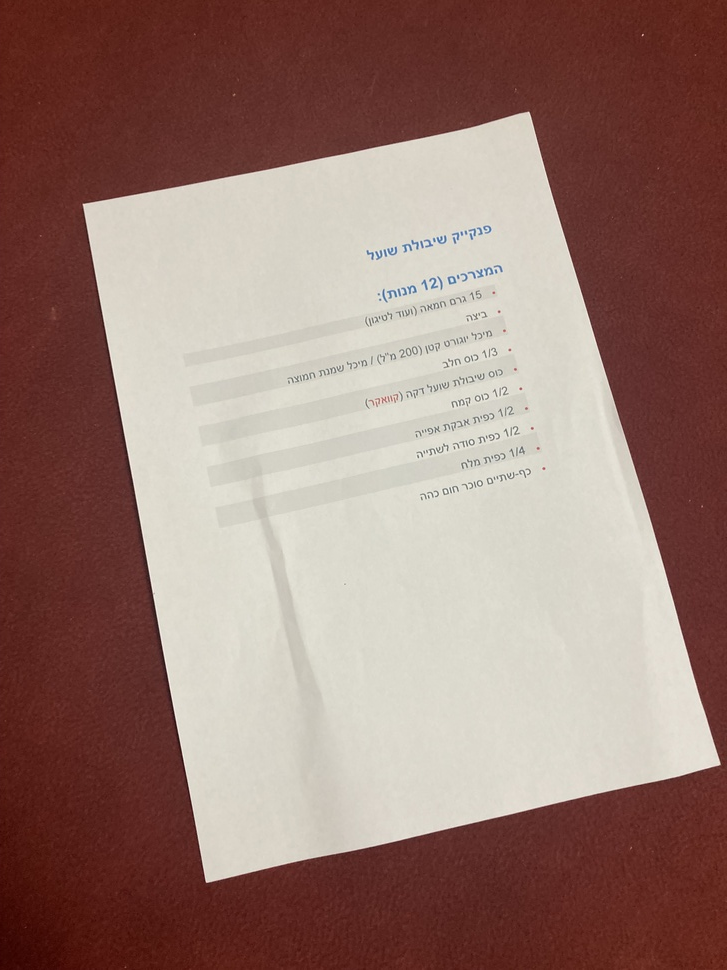
#> input picture scanner/input/IMG-3763.jpg, 727 x 970 px, shrunk from 3024 x 4032 before the run
$ python Scanner.py input/IMG-3763.jpg out.png
#> lines starting #> are read from the running program, lines starting #| are printed output that depends on the picture; after the words box and inside, x2 and y2 are one past the last pixel; in counts of white or black regions, pixels touching at a corner belong together
import cv2
import sys
import numpy as np


def get_the_biggest_contour(img_binary):
    (contours, _) = cv2.findContours(img_binary, cv2.RETR_EXTERNAL, cv2.CHAIN_APPROX_SIMPLE)
    contours_areas = []

    for contour in contours:
        area = cv2.contourArea(contour)
        contours_areas.append(area)

    sorted_contours = sorted(contours, key=cv2.contourArea, reverse=True)

    return sorted_contours[0]


def get_the_parameters_of_bounding_box(img_copy, the_biggest_contour):
    # (3) Find the minimum area bounding box
    box = cv2.minAreaRect(the_biggest_contour)
    # (4) Find the coordinates of the four corners of the bounding box
    box_pts = np.int0(cv2.boxPoints(box))
    # (5) Calculation of height and width of the page
    height = ((((box_pts[0][0] - box_pts[3][0]) ** 2) + ((box_pts[0][1] - box_pts[3][1]) ** 2)) ** 0.5)
    width = ((((box_pts[1][0] - box_pts[0][0]) ** 2) + ((box_pts[1][1] - box_pts[0][1]) ** 2)) ** 0.5)

    if width > height:
        width, height = height, width
        return [box_pts[1], box_pts[2], box_pts[0], box_pts[3]], width, height

    return [box_pts[0], box_pts[1], box_pts[3], box_pts[2]], width, height


def Scanner(path_input_img, path_output_img):
    # Load the image
#> called with path_input_img = 'input/IMG-3763.jpg', path_output_img = 'out.png'
    img = cv2.imread(path_input_img)
#> img is the input picture: shape (970, 727, 3); mean B, G, R 115.3, 123.8, 153.1
    img_gray = cv2.cvtColor(img, cv2.COLOR_BGR2GRAY)
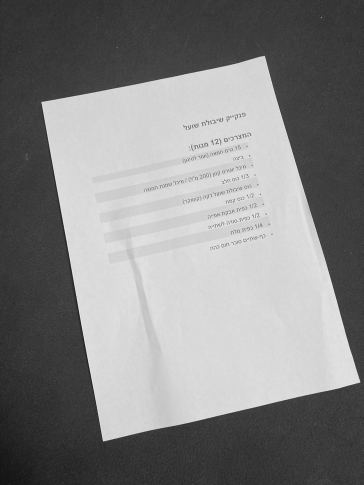
#> img_gray: shape (970, 727) (shown at 1/2 size); min 15, max 254, mean 131.6

    # (1) Binarize the image
    img_blurred = cv2.GaussianBlur(img_gray, (51, 51), 0)
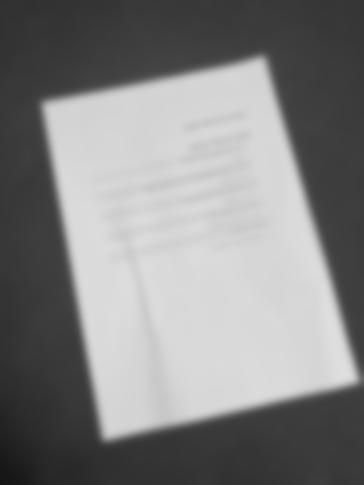
#> img_blurred: shape (970, 727) (shown at 1/2 size); min 22, max 223, mean 131.6
    _, img_binary = cv2.threshold(img_blurred, 150, 255, cv2.THRESH_BINARY | cv2.THRESH_OTSU)
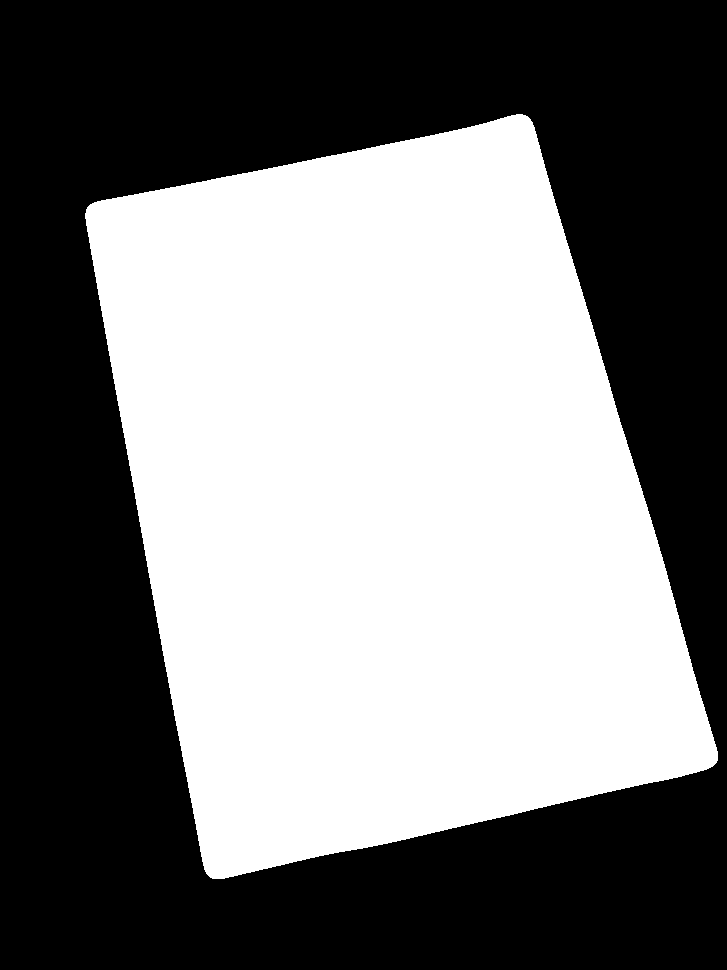
#> img_binary: shape (970, 727); 47.8% white; 1 white region

    # (2) Find the biggest contour in the image
    img_copy = img.copy()
    the_biggest_contour = get_the_biggest_contour(img_binary)
#> in get_the_biggest_contour, `(contours, _) = cv2.findContours(img_binary, cv2.RETR_EXTERNAL, cv2.CH..`: contours = 1 contour; box (x1, y1, x2, y2) and area: (85, 114, 718, 879) 336117
#> the loop in get_the_biggest_contour, `for contour in contours:` made 1 pass
#> area on pass 1: 336117
#> after the loop in get_the_biggest_contour, `for contour in contours:`: contours_areas = [336117]
#> in get_the_biggest_contour, `sorted_contours = sorted(contours, key=cv2.contourArea, reverse=True)`: sorted_contours has the same summary as contours
#> the_biggest_contour = contour of 1038 points, box (x1, y1, x2, y2) (85, 114, 718, 879), area 336117

    # (3) Find the minimum area bounding box
    # +
    # (4) Find the coordinates of the four corners of the bounding box
    # +
    # (5) Calculation of height and width of the page
    box_pts, width, height = get_the_parameters_of_bounding_box(img_copy, the_biggest_contour)
#> in get_the_parameters_of_bounding_box, `box = cv2.minAreaRect(the_biggest_contour)`: box = ((391.6, 489.8), (526.6, 688.7), -12.12)
#> in get_the_parameters_of_bounding_box, `box_pts = np.int0(cv2.boxPoints(box))`: box_pts = [[206, 881], [61, 208], [576, 97], [721, 771]]
#> in get_the_parameters_of_bounding_box, `height = ((((box_pts[0][0] - box_pts[3][0]) ** 2) + ((box_pts[0][1] - ..`: height = 526.6
#> in get_the_parameters_of_bounding_box, `width = ((((box_pts[1][0] - box_pts[0][0]) ** 2) + ((box_pts[1][1] - b..`: width = 688.4
#> in get_the_parameters_of_bounding_box, `width, height = height, width`: width = 526.6; height = 688.4
#> box_pts = [[61, 208], [576, 97], [206, 881], [721, 771]]; width = 526.6; height = 688.4

    # (6) The transformation matrix
    input_pts = np.float32(box_pts)
#> input_pts = [[61, 208], [576, 97], [206, 881], [721, 771]]
    output_pts = np.float32([[0, 0], [width, 0], [0, height], [width, height]])
#> output_pts = [[0, 0], [526.6, 0], [0, 688.4], [526.6, 688.4]]
    # Create the transformation matrix M
    M = cv2.getPerspectiveTransform(input_pts, output_pts)
#> M = [[0.978, -0.211, -15.84], [0.211, 0.977, -216.1], [2.51e-06, -1.13e-06, 1]]

    # (7) Make a transformation
    result = cv2.warpPerspective(img_copy, M, (int(width), int(height)))
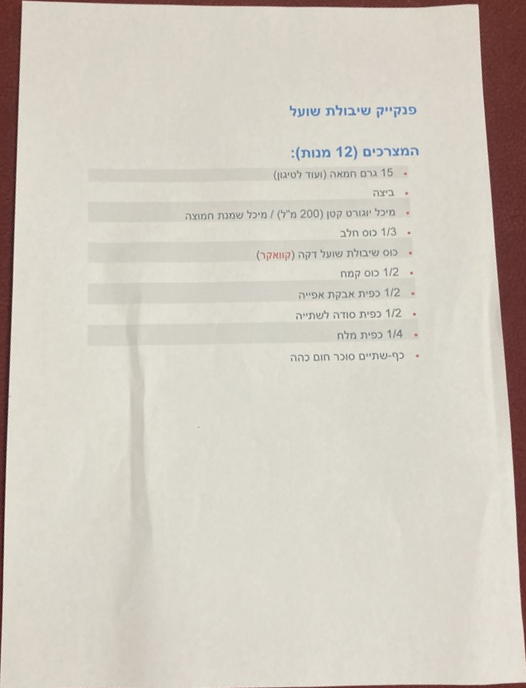
#> result: shape (688, 526, 3); mean B, G, R 191.2, 202, 208.8

    # (8) Saving the output
    cv2.imwrite(path_output_img, result)


def main():
    path_input_img = sys.argv[1]
    path_output_img = sys.argv[2]
    Scanner(path_input_img, path_output_img)


if __name__ == "__main__":
    main()

$ run again, on scanner/input/IMG-3785.jpg
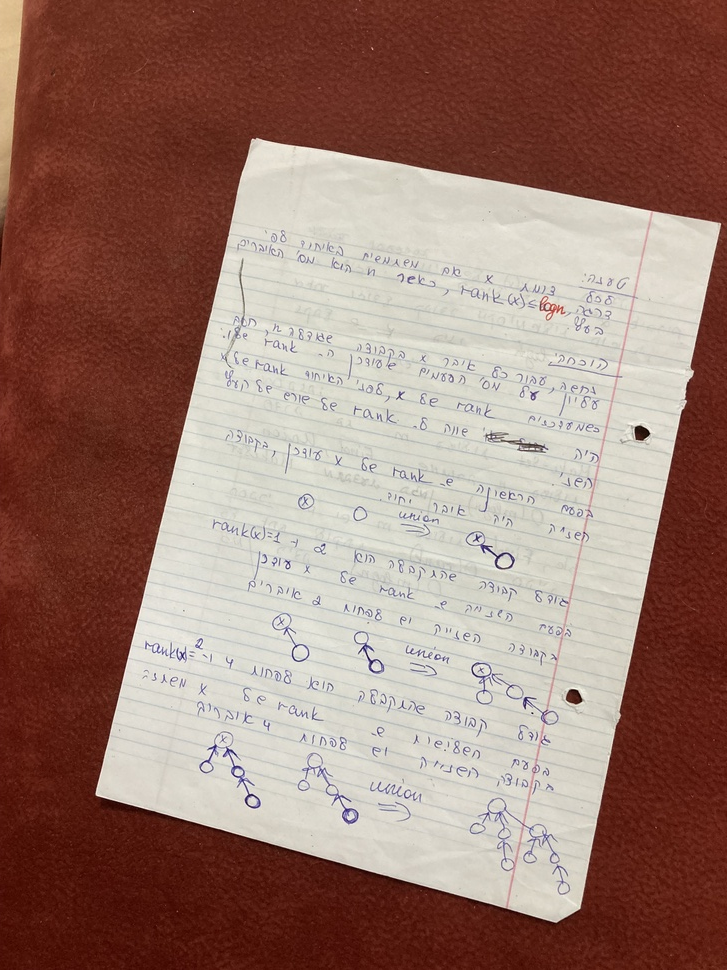
#> input picture scanner/input/IMG-3785.jpg, 727 x 970 px, shrunk from 3024 x 4032 before the run
#> in Scanner, img is the input picture: shape (970, 727, 3); mean B, G, R 110.9, 121.7, 153.5
#> in Scanner, `_, img_binary = cv2.threshold(img_blurred, 150, 255, cv2.THRESH_BINARY..`:
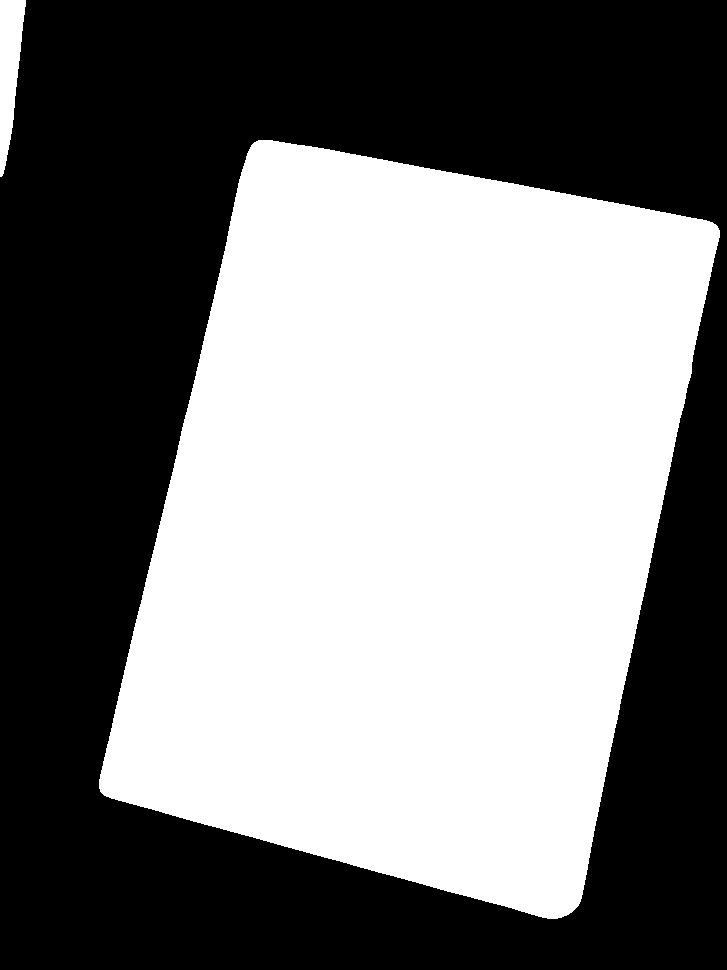
#> img_binary: shape (970, 727); 48.6% white; 2 white regions
#> contours = 2 contours; box (x1, y1, x2, y2) and area: (99, 140, 720, 919) 338442, (0, 0, 26, 177) 2651
#> the loop in get_the_biggest_contour, `for contour in contours:` made 2 passes
#> area on passes 1 to 2: 338441.5, 2651
#> after the loop in get_the_biggest_contour, `for contour in contours:`: contours_areas = [338441.5, 2651]
#> sorted_contours has the same summary as contours
#> the_biggest_contour = contour of 1026 points, box (x1, y1, x2, y2) (99, 140, 720, 919), area 338442
#> box = ((406.1, 522.8), (716, 496.4), -78.18)
#> in get_the_parameters_of_bounding_box, `box_pts = np.int0(cv2.boxPoints(box))`: box_pts = [[575, 924], [89, 822], [236, 121], [722, 223]]
#> in get_the_parameters_of_bounding_box, `height = ((((box_pts[0][0] - box_pts[3][0]) ** 2) + ((box_pts[0][1] - ..`: height = 716.2
#> in get_the_parameters_of_bounding_box, `width = ((((box_pts[1][0] - box_pts[0][0]) ** 2) + ((box_pts[1][1] - b..`: width = 496.6
#> in Scanner, `box_pts, width, height = get_the_parameters_of_bounding_box(img_copy, ..`: box_pts = [[575, 924], [89, 822], [722, 223], [236, 121]]; width = 496.6; height = 716.2
#> input_pts = [[575, 924], [89, 822], [722, 223], [236, 121]]
#> output_pts = [[0, 0], [496.6, 0], [0, 716.2], [496.6, 716.2]]
#> M = [[-0.979, -0.205, 752.4], [0.205, -0.979, 786.2], [-1.89e-19, 1.24e-19, 1]]
#> in Scanner, `result = cv2.warpPerspective(img_copy, M, (int(width), int(height)))`:
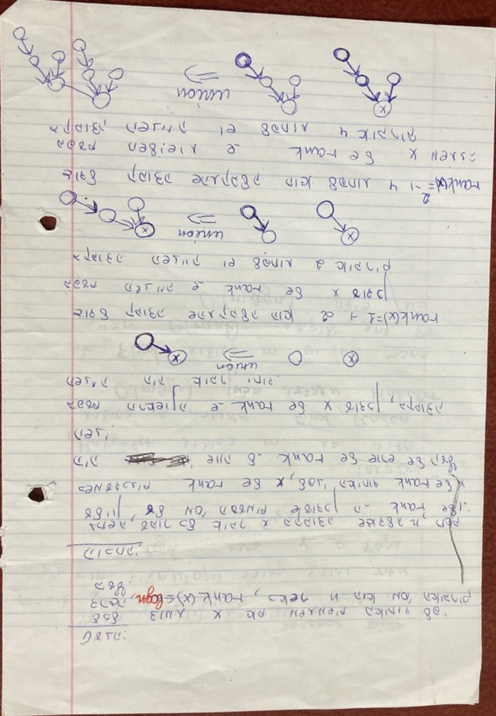
#> result: shape (716, 496, 3); mean B, G, R 194.1, 203.1, 207.9

$ run again, on scanner/input/IMG-3786.jpg
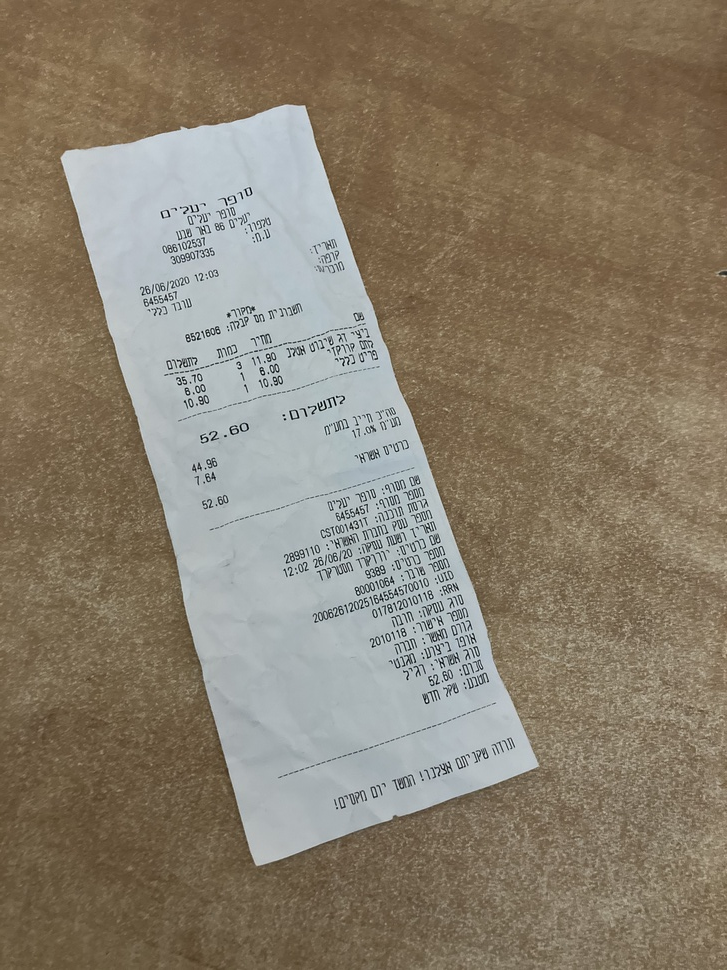
#> input picture scanner/input/IMG-3786.jpg, 727 x 970 px, shrunk from 3024 x 4032 before the run
#> in Scanner, img is the input picture: shape (970, 727, 3); mean B, G, R 109.4, 126.7, 137.3
#> in Scanner, `_, img_binary = cv2.threshold(img_blurred, 150, 255, cv2.THRESH_BINARY..`:
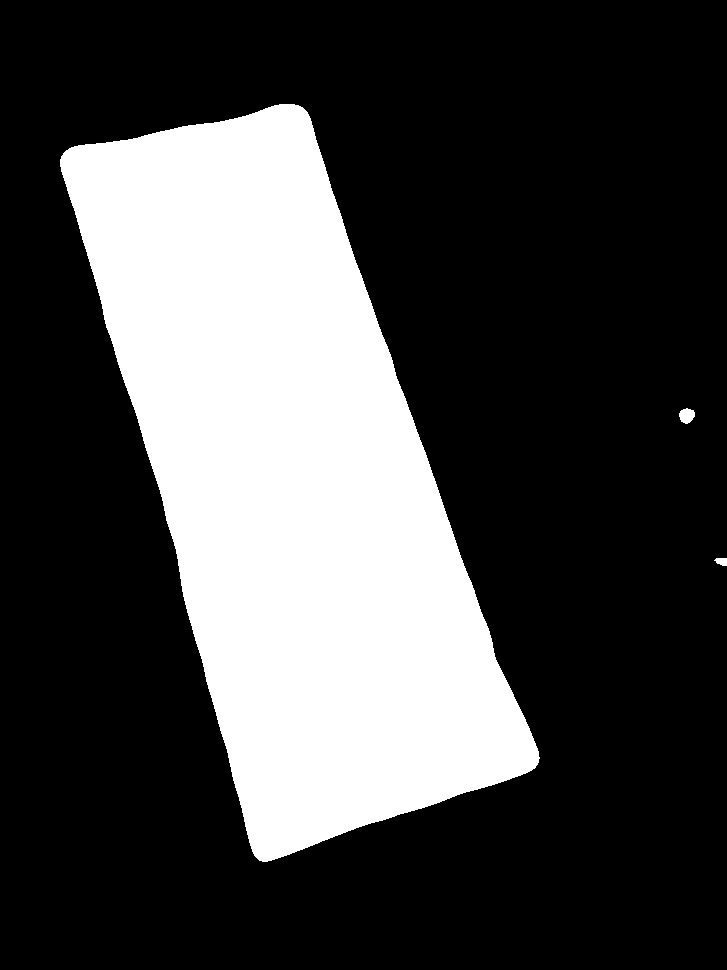
#> img_binary: shape (970, 727); 27.7% white; 3 white regions
#> contours = 3 contours; box (x1, y1, x2, y2) and area: (60, 104, 540, 862) 194197, (679, 408, 695, 424) 164, (714, 558, 727, 566) 63
#> the loop in get_the_biggest_contour, `for contour in contours:` made 3 passes
#> area on passes 1 to 3: 63, 164.5, 194197
#> after the loop in get_the_biggest_contour, `for contour in contours:`: contours_areas = [63, 164.5, 194197]
#> sorted_contours has the same summary as contours
#> the_biggest_contour = contour of 1152 points, box (x1, y1, x2, y2) (60, 104, 540, 862), area 194197
#> box = ((280.8, 466.1), (303, 739.5), -18.82)
#> in get_the_parameters_of_bounding_box, `box_pts = np.int0(cv2.boxPoints(box))`: box_pts = [[256, 864], [18, 165], [304, 67], [543, 767]]
#> in get_the_parameters_of_bounding_box, `height = ((((box_pts[0][0] - box_pts[3][0]) ** 2) + ((box_pts[0][1] - ..`: height = 302.9
#> in get_the_parameters_of_bounding_box, `width = ((((box_pts[1][0] - box_pts[0][0]) ** 2) + ((box_pts[1][1] - b..`: width = 738.4
#> in get_the_parameters_of_bounding_box, `width, height = height, width`: width = 302.9; height = 738.4
#> in Scanner, `box_pts, width, height = get_the_parameters_of_bounding_box(img_copy, ..`: box_pts = [[18, 165], [304, 67], [256, 864], [543, 767]]; width = 302.9; height = 738.4
#> input_pts = [[18, 165], [304, 67], [256, 864], [543, 767]]
#> output_pts = [[0, 0], [302.9, 0], [0, 738.4], [302.9, 738.4]]
#> M = [[0.95, -0.324, 36.29], [0.325, 0.948, -162.3], [6.28e-06, 8.11e-07, 1]]
#> in Scanner, `result = cv2.warpPerspective(img_copy, M, (int(width), int(height)))`:
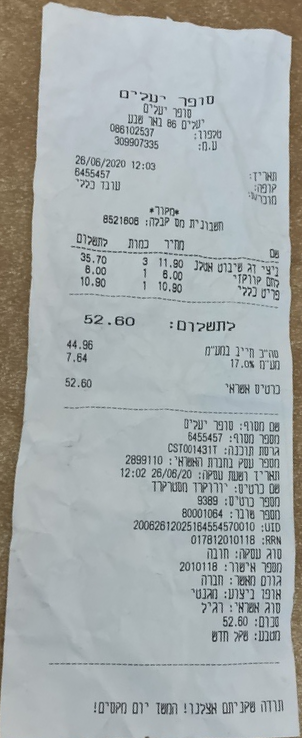
#> result: shape (738, 302, 3); mean B, G, R 169.8, 170.3, 164.9
